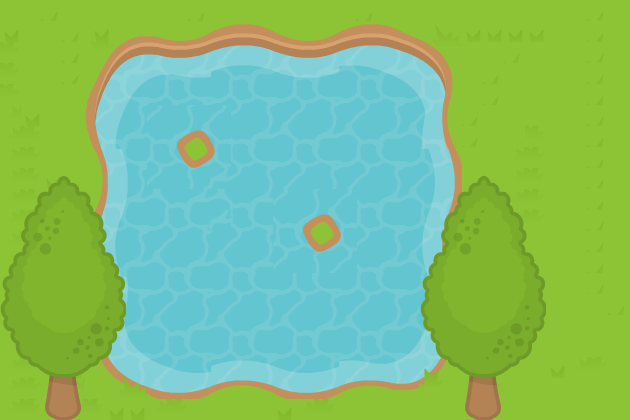

This is a level from a 2D game, rendered from its Tiled map with the project's own tilesets. A one-line summary and the map file follow, with tile-layer data summarised:
An orthogonal 30x20 tile map with 21x21 px tiles, 2 tile layers (background, foreground).

<map version="1.10" tiledversion="1.10.0" orientation="orthogonal" renderorder="right-down" width="30" height="20" tilewidth="21" tileheight="21" infinite="0" nextlayerid="7" nextobjectid="20">
 <tileset firstgid="1" name="RPGpack_sheet_2X" tilewidth="21" tileheight="21" tilecount="9559" columns="121">
  <image source="kenneyrpgpack/Spritesheet/RPGpack_sheet_2X.png" width="2560" height="1664" />
  <tile id="4731" type="22" />
  <tile id="4732" type="22" />
  <tile id="4733" type="22" />
  <tile id="4734" type="22" />
  <tile id="4735" type="22" />
  <tile id="4736" type="22" />
  <tile id="4737" type="22" />
  <tile id="4738" type="22" />
  <tile id="4739" type="22" />
  <tile id="4740" type="22" />
  <tile id="4741" type="22" />
  <tile id="4742" type="22" />
  <tile id="4852" type="22" />
  <tile id="4853" type="22" />
  <tile id="4854" type="22" />
  <tile id="4855" type="22" />
  <tile id="4856" type="22" />
  <tile id="4857" type="22" />
  <tile id="4858" type="22" />
  <tile id="4859" type="22" />
  <tile id="4860" type="22" />
  <tile id="4861" type="22" />
  <tile id="4862" type="22" />
  <tile id="4863" type="22" />
  <tile id="4973" type="22" />
  <tile id="4974" type="22" />
  <tile id="4975" type="22" />
  <tile id="4976" type="22" />
  <tile id="4977" type="22" />
  <tile id="4978" type="22" />
  <tile id="4979" type="22" />
  <tile id="4980" type="22" />
  <tile id="4981" type="22" />
  <tile id="4982" type="22" />
  <tile id="4983" type="22" />
  <tile id="4984" type="22" />
  <tile id="5094" type="22" />
  <tile id="5095" type="22" />
  <tile id="5096" type="22" />
  <tile id="5097" type="22" />
  <tile id="5098" type="22" />
  <tile id="5099" type="22" />
  <tile id="5100" type="22" />
  <tile id="5101" type="22" />
  <tile id="5102" type="22" />
  <tile id="5103" type="22" />
  <tile id="5104" type="22" />
  <tile id="5105" type="22" />
  <tile id="5215" type="22" />
  <tile id="5216" type="22" />
  <tile id="5217" type="22" />
  <tile id="5218" type="22" />
  <tile id="5219" type="22" />
  <tile id="5220" type="22" />
  <tile id="5221" type="22" />
  <tile id="5222" type="22" />
  <tile id="5223" type="22" />
  <tile id="5224" type="22" />
  <tile id="5225" type="22" />
  <tile id="5226" type="22" />
  <tile id="5336" type="22" />
  <tile id="5337" type="22" />
  <tile id="5338" type="22" />
  <tile id="5339" type="22" />
  <tile id="5340" type="22" />
  <tile id="5341" type="22" />
  <tile id="5342" type="22" />
  <tile id="5343" type="22" />
  <tile id="5344" type="22" />
  <tile id="5345" type="22" />
  <tile id="5346" type="22" />
  <tile id="5347" type="22" />
  <tile id="5457" type="22" />
  <tile id="5458" type="22" />
  <tile id="5459" type="22" />
  <tile id="5460" type="22" />
  <tile id="5461" type="22" />
  <tile id="5462" type="22" />
  <tile id="5463" type="22" />
  <tile id="5464" type="22" />
  <tile id="5465" type="22" />
  <tile id="5466" type="22" />
  <tile id="5467" type="22" />
  <tile id="5468" type="22" />
  <tile id="5578" type="22" />
  <tile id="5579" type="22" />
  <tile id="5580" type="22" />
  <tile id="5581" type="22" />
  <tile id="5582" type="22" />
  <tile id="5583" type="22" />
  <tile id="5584" type="22" />
  <tile id="5585" type="22" />
  <tile id="5586" type="22" />
  <tile id="5587" type="22" />
  <tile id="5588" type="22" />
  <tile id="5589" type="22" />
  <tile id="5699" type="22" />
  <tile id="5700" type="22" />
  <tile id="5701" type="22" />
  <tile id="5702" type="22" />
  <tile id="5703" type="22" />
  <tile id="5704" type="22" />
  <tile id="5705" type="22" />
  <tile id="5706" type="22" />
  <tile id="5707" type="22" />
  <tile id="5708" type="22" />
  <tile id="5709" type="22" />
  <tile id="5710" type="22" />
  <tile id="5820" type="22" />
  <tile id="5821" type="22" />
  <tile id="5822" type="22" />
  <tile id="5823" type="22" />
  <tile id="5824" type="22" />
  <tile id="5825" type="22" />
  <tile id="5826" type="22" />
  <tile id="5827" type="22" />
  <tile id="5828" type="22" />
  <tile id="5829" type="22" />
  <tile id="5830" type="22" />
  <tile id="5831" type="22" />
  <tile id="5941" type="22" />
  <tile id="5942" type="22" />
  <tile id="5943" type="22" />
  <tile id="5944" type="22" />
  <tile id="5945" type="22" />
  <tile id="5946" type="22" />
  <tile id="5947" type="22" />
  <tile id="5948" type="22" />
  <tile id="5949" type="22" />
  <tile id="5950" type="22" />
  <tile id="5951" type="22" />
  <tile id="5952" type="22" />
  <tile id="6062" type="22" />
  <tile id="6063" type="22" />
  <tile id="6064" type="22" />
  <tile id="6065" type="22" />
  <tile id="6066" type="22" />
  <tile id="6067" type="22" />
  <tile id="6068" type="22" />
  <tile id="6069" type="22" />
  <tile id="6070" type="22" />
  <tile id="6071" type="22" />
  <tile id="6072" type="22" />
  <tile id="6073" type="22" />
  <tile id="6183" type="22" />
  <tile id="6184" type="22" />
  <tile id="6185" type="22" />
  <tile id="6186" type="22" />
  <tile id="6187" type="22" />
  <tile id="6188" type="22" />
  <tile id="6189" type="22" />
  <tile id="6190" type="22" />
  <tile id="6191" type="22" />
  <tile id="6192" type="22" />
  <tile id="6193" type="22" />
  <tile id="6194" type="22" />
  <tile id="8714" type="TreeBase">
   <properties>
    <property name="walkable" type="bool" value="false" />
   </properties>
  </tile>
  <tile id="8715" type="TreeBase">
   <properties>
    <property name="walkable" type="bool" value="false" />
   </properties>
  </tile>
 </tileset>
 <layer id="1" name="background" width="30" height="20">
  <data>[600 cells, 600 non-empty, 315 distinct tile ids]</data>
 </layer>
 <objectgroup id="5" name="players" tintcolor="#aa0000" />
 <layer id="6" name="foreground" width="30" height="20">
  <data>[600 cells, 144 non-empty, 72 distinct tile ids]</data>
 </layer>
</map>
